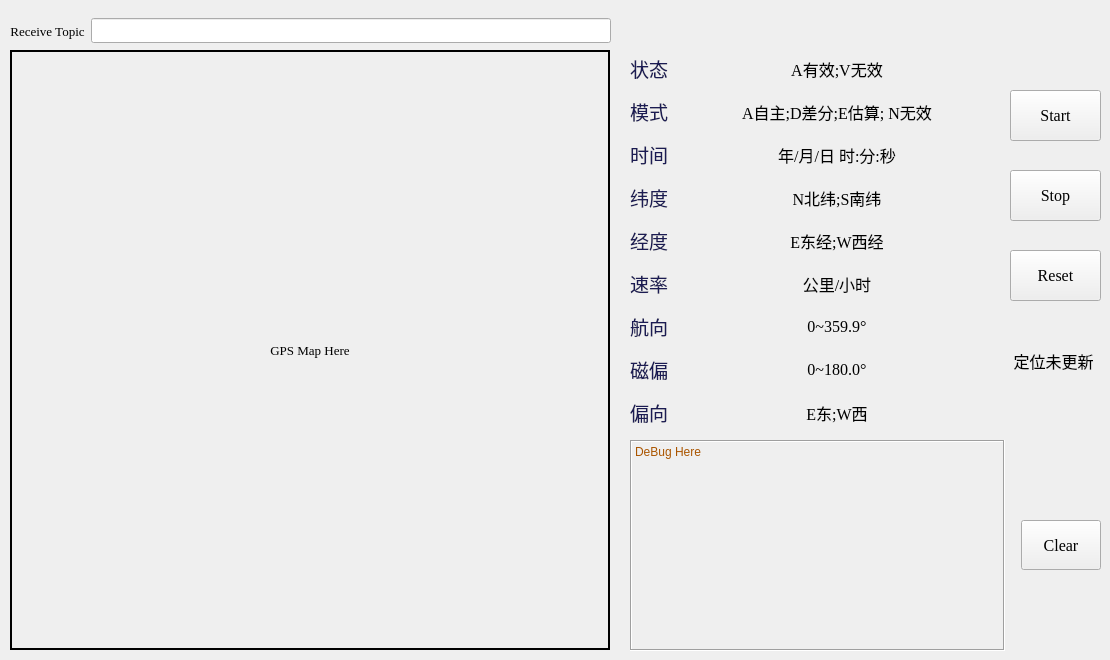
    <widget class="QWidget" name="tab">
     <attribute name="title">
      <string>  GPS  </string>
     </attribute>
     <widget class="QWidget" name="horizontalLayoutWidget_2">
      <property name="geometry">
       <rect>
        <x>10</x>
        <y>5</y>
        <width>601</width>
        <height>52</height>
       </rect>
      </property>
      <layout class="QHBoxLayout" name="horizontalLayout_4">
       <item>
        <widget class="QLabel" name="label_10">
         <property name="font">
          <font>
           <family>Times New Roman</family>
           <pointsize>10</pointsize>
          </font>
         </property>
         <property name="text">
          <string>Receive Topic</string>
         </property>
         <property name="textFormat">
          <enum>Qt::PlainText</enum>
         </property>
         <property name="alignment">
          <set>Qt::AlignCenter</set>
         </property>
        </widget>
       </item>
       <item>
        <widget class="QLineEdit" name="lineEdit_topic_rec">
         <property name="minimumSize">
          <size>
           <width>0</width>
           <height>25</height>
          </size>
         </property>
         <property name="font">
          <font>
           <family>Times New Roman</family>
           <pointsize>10</pointsize>
          </font>
         </property>
         <property name="text">
          <string/>
         </property>
        </widget>
       </item>
      </layout>
     </widget>
     <widget class="QLabel" name="label_img">
      <property name="geometry">
       <rect>
        <x>10</x>
        <y>50</y>
        <width>600</width>
        <height>600</height>
       </rect>
      </property>
      <property name="font">
       <font>
        <family>Times New Roman</family>
        <pointsize>10</pointsize>
       </font>
      </property>
      <property name="autoFillBackground">
       <bool>false</bool>
      </property>
      <property name="frameShape">
       <enum>QFrame::WinPanel</enum>
      </property>
      <property name="frameShadow">
       <enum>QFrame::Plain</enum>
      </property>
      <property name="lineWidth">
       <number>3</number>
      </property>
      <property name="midLineWidth">
       <number>0</number>
      </property>
      <property name="text">
       <string>GPS Map Here</string>
      </property>
      <property name="textFormat">
       <enum>Qt::PlainText</enum>
      </property>
      <property name="alignment">
       <set>Qt::AlignCenter</set>
      </property>
      <property name="margin">
       <number>5</number>
      </property>
     </widget>
     <widget class="QWidget" name="horizontalLayoutWidget">
      <property name="geometry">
       <rect>
        <x>630</x>
        <y>50</y>
        <width>370</width>
        <height>381</height>
       </rect>
      </property>
      <layout class="QHBoxLayout" name="horizontalLayout_3" stretch="0,1">
       <item>
        <layout class="QVBoxLayout" name="verticalLayout">
         <item>
          <widget class="QLabel" name="label">
           <property name="minimumSize">
            <size>
             <width>0</width>
             <height>30</height>
            </size>
           </property>
           <property name="font">
            <font>
             <family>华文行楷</family>
             <pointsize>14</pointsize>
            </font>
           </property>
           <property name="styleSheet">
            <string notr="true">color: rgb(27, 27, 83);</string>
           </property>
           <property name="text">
            <string>状态</string>
           </property>
          </widget>
         </item>
         <item>
          <widget class="QLabel" name="label_2">
           <property name="minimumSize">
            <size>
             <width>0</width>
             <height>30</height>
            </size>
           </property>
           <property name="font">
            <font>
             <family>华文行楷</family>
             <pointsize>14</pointsize>
            </font>
           </property>
           <property name="styleSheet">
            <string notr="true">color: rgb(27, 27, 83);</string>
           </property>
           <property name="text">
            <string>模式</string>
           </property>
          </widget>
         </item>
         <item>
          <widget class="QLabel" name="label_3">
           <property name="minimumSize">
            <size>
             <width>0</width>
             <height>30</height>
            </size>
           </property>
           <property name="font">
            <font>
             <family>华文行楷</family>
             <pointsize>14</pointsize>
            </font>
           </property>
           <property name="styleSheet">
            <string notr="true">color: rgb(27, 27, 83);</string>
           </property>
           <property name="text">
            <string>时间</string>
           </property>
          </widget>
         </item>
         <item>
          <widget class="QLabel" name="label_4">
           <property name="minimumSize">
            <size>
             <width>0</width>
             <height>30</height>
            </size>
           </property>
           <property name="font">
            <font>
             <family>华文行楷</family>
             <pointsize>14</pointsize>
            </font>
           </property>
           <property name="styleSheet">
            <string notr="true">color: rgb(27, 27, 83);</string>
           </property>
           <property name="text">
            <string>纬度</string>
           </property>
          </widget>
         </item>
         <item>
          <widget class="QLabel" name="label_5">
           <property name="minimumSize">
            <size>
             <width>0</width>
             <height>30</height>
            </size>
           </property>
           <property name="font">
            <font>
             <family>华文行楷</family>
             <pointsize>14</pointsize>
            </font>
           </property>
           <property name="styleSheet">
            <string notr="true">color: rgb(27, 27, 83);</string>
           </property>
           <property name="text">
            <string>经度</string>
           </property>
          </widget>
         </item>
         <item>
          <widget class="QLabel" name="label_6">
           <property name="minimumSize">
            <size>
             <width>0</width>
             <height>30</height>
            </size>
           </property>
           <property name="font">
            <font>
             <family>华文行楷</family>
             <pointsize>14</pointsize>
            </font>
           </property>
           <property name="styleSheet">
            <string notr="true">color: rgb(27, 27, 83);</string>
           </property>
           <property name="text">
            <string>速率</string>
           </property>
          </widget>
         </item>
         <item>
          <widget class="QLabel" name="label_7">
           <property name="minimumSize">
            <size>
             <width>0</width>
             <height>30</height>
            </size>
           </property>
           <property name="font">
            <font>
             <family>华文行楷</family>
             <pointsize>14</pointsize>
            </font>
           </property>
           <property name="styleSheet">
            <string notr="true">color: rgb(27, 27, 83);</string>
           </property>
           <property name="text">
            <string>航向</string>
           </property>
          </widget>
         </item>
         <item>
          <widget class="QLabel" name="label_8">
           <property name="minimumSize">
            <size>
             <width>0</width>
             <height>30</height>
            </size>
           </property>
           <property name="font">
            <font>
             <family>华文行楷</family>
             <pointsize>14</pointsize>
            </font>
           </property>
           <property name="styleSheet">
            <string notr="true">color: rgb(27, 27, 83);</string>
           </property>
           <property name="text">
            <string>磁偏</string>
           </property>
          </widget>
         </item>
         <item>
          <widget class="QLabel" name="label_9">
           <property name="minimumSize">
            <size>
             <width>0</width>
             <height>30</height>
            </size>
           </property>
           <property name="font">
            <font>
             <family>华文行楷</family>
             <pointsize>14</pointsize>
            </font>
           </property>
           <property name="styleSheet">
            <string notr="true">color: rgb(27, 27, 83);</string>
           </property>
           <property name="text">
            <string>偏向</string>
           </property>
          </widget>
         </item>
        </layout>
       </item>
       <item>
        <layout class="QVBoxLayout" name="verticalLayout_2">
         <property name="leftMargin">
          <number>0</number>
         </property>
         <item>
          <widget class="QLabel" name="label_status">
           <property name="minimumSize">
            <size>
             <width>0</width>
             <height>30</height>
            </size>
           </property>
           <property name="font">
            <font>
             <family>Times New Roman</family>
             <pointsize>12</pointsize>
             <weight>50</weight>
             <italic>false</italic>
             <bold>false</bold>
            </font>
           </property>
           <property name="frameShape">
            <enum>QFrame::NoFrame</enum>
           </property>
           <property name="text">
            <string>A有效;V无效</string>
           </property>
           <property name="textFormat">
            <enum>Qt::PlainText</enum>
           </property>
           <property name="scaledContents">
            <bool>false</bool>
           </property>
           <property name="alignment">
            <set>Qt::AlignCenter</set>
           </property>
          </widget>
         </item>
         <item>
          <widget class="QLabel" name="label_mode">
           <property name="minimumSize">
            <size>
             <width>0</width>
             <height>30</height>
            </size>
           </property>
           <property name="font">
            <font>
             <family>Times New Roman</family>
             <pointsize>12</pointsize>
             <weight>50</weight>
             <italic>false</italic>
             <bold>false</bold>
            </font>
           </property>
           <property name="frameShape">
            <enum>QFrame::NoFrame</enum>
           </property>
           <property name="text">
            <string>A自主;D差分;E估算; N无效</string>
           </property>
           <property name="textFormat">
            <enum>Qt::PlainText</enum>
           </property>
           <property name="scaledContents">
            <bool>false</bool>
           </property>
           <property name="alignment">
            <set>Qt::AlignCenter</set>
           </property>
          </widget>
         </item>
         <item>
          <widget class="QLabel" name="label_time">
           <property name="minimumSize">
            <size>
             <width>0</width>
             <height>30</height>
            </size>
           </property>
           <property name="font">
            <font>
             <family>Times New Roman</family>
             <pointsize>12</pointsize>
             <weight>50</weight>
             <italic>false</italic>
             <bold>false</bold>
            </font>
           </property>
           <property name="frameShape">
            <enum>QFrame::NoFrame</enum>
           </property>
           <property name="text">
            <string>年/月/日 时:分:秒</string>
           </property>
           <property name="textFormat">
            <enum>Qt::PlainText</enum>
           </property>
           <property name="scaledContents">
            <bool>false</bool>
           </property>
           <property name="alignment">
            <set>Qt::AlignCenter</set>
           </property>
          </widget>
         </item>
         <item>
          <widget class="QLabel" name="label_lat">
           <property name="minimumSize">
            <size>
             <width>0</width>
             <height>30</height>
            </size>
           </property>
           <property name="font">
            <font>
             <family>Times New Roman</family>
             <pointsize>12</pointsize>
             <weight>50</weight>
             <italic>false</italic>
             <bold>false</bold>
            </font>
           </property>
           <property name="frameShape">
            <enum>QFrame::NoFrame</enum>
           </property>
           <property name="text">
            <string>N北纬;S南纬</string>
           </property>
           <property name="textFormat">
            <enum>Qt::PlainText</enum>
           </property>
           <property name="scaledContents">
            <bool>false</bool>
           </property>
           <property name="alignment">
            <set>Qt::AlignCenter</set>
           </property>
          </widget>
         </item>
         <item>
          <widget class="QLabel" name="label_lon">
           <property name="minimumSize">
            <size>
             <width>0</width>
             <height>30</height>
            </size>
           </property>
           <property name="font">
            <font>
             <family>Times New Roman</family>
             <pointsize>12</pointsize>
             <weight>50</weight>
             <italic>false</italic>
             <bold>false</bold>
            </font>
           </property>
           <property name="frameShape">
            <enum>QFrame::NoFrame</enum>
           </property>
           <property name="text">
            <string>E东经;W西经</string>
           </property>
           <property name="textFormat">
            <enum>Qt::PlainText</enum>
           </property>
           <property name="scaledContents">
            <bool>false</bool>
           </property>
           <property name="alignment">
            <set>Qt::AlignCenter</set>
           </property>
          </widget>
         </item>
         <item>
          <widget class="QLabel" name="label_speed">
           <property name="minimumSize">
            <size>
             <width>0</width>
             <height>30</height>
            </size>
           </property>
           <property name="font">
            <font>
             <family>Times New Roman</family>
             <pointsize>12</pointsize>
             <weight>50</weight>
             <italic>false</italic>
             <bold>false</bold>
            </font>
           </property>
           <property name="frameShape">
            <enum>QFrame::NoFrame</enum>
           </property>
           <property name="text">
            <string>公里/小时</string>
           </property>
           <property name="textFormat">
            <enum>Qt::PlainText</enum>
           </property>
           <property name="scaledContents">
            <bool>false</bool>
           </property>
           <property name="alignment">
            <set>Qt::AlignCenter</set>
           </property>
          </widget>
         </item>
         <item>
          <widget class="QLabel" name="label_course">
           <property name="minimumSize">
            <size>
             <width>0</width>
             <height>30</height>
            </size>
           </property>
           <property name="font">
            <font>
             <family>Times New Roman</family>
             <pointsize>12</pointsize>
             <weight>50</weight>
             <italic>false</italic>
             <bold>false</bold>
            </font>
           </property>
           <property name="frameShape">
            <enum>QFrame::NoFrame</enum>
           </property>
           <property name="text">
            <string>0~359.9°</string>
           </property>
           <property name="textFormat">
            <enum>Qt::PlainText</enum>
           </property>
           <property name="scaledContents">
            <bool>false</bool>
           </property>
           <property name="alignment">
            <set>Qt::AlignCenter</set>
           </property>
          </widget>
         </item>
         <item>
          <widget class="QLabel" name="label_declination">
           <property name="minimumSize">
            <size>
             <width>0</width>
             <height>30</height>
            </size>
           </property>
           <property name="font">
            <font>
             <family>Times New Roman</family>
             <pointsize>12</pointsize>
             <weight>50</weight>
             <italic>false</italic>
             <bold>false</bold>
            </font>
           </property>
           <property name="frameShape">
            <enum>QFrame::NoFrame</enum>
           </property>
           <property name="text">
            <string>0~180.0°</string>
           </property>
           <property name="textFormat">
            <enum>Qt::PlainText</enum>
           </property>
           <property name="scaledContents">
            <bool>false</bool>
           </property>
           <property name="alignment">
            <set>Qt::AlignCenter</set>
           </property>
          </widget>
         </item>
         <item>
          <widget class="QLabel" name="label_declination_dir">
           <property name="minimumSize">
            <size>
             <width>0</width>
             <height>30</height>
            </size>
           </property>
           <property name="font">
            <font>
             <family>Times New Roman</family>
             <pointsize>12</pointsize>
             <weight>50</weight>
             <italic>false</italic>
             <bold>false</bold>
            </font>
           </property>
           <property name="frameShape">
            <enum>QFrame::NoFrame</enum>
           </property>
           <property name="text">
            <string>E东;W西</string>
           </property>
           <property name="textFormat">
            <enum>Qt::PlainText</enum>
           </property>
           <property name="scaledContents">
            <bool>false</bool>
           </property>
           <property name="alignment">
            <set>Qt::AlignCenter</set>
           </property>
          </widget>
         </item>
        </layout>
       </item>
      </layout>
     </widget>
     <widget class="QPushButton" name="pushButton_reset">
      <property name="geometry">
       <rect>
        <x>1010</x>
        <y>250</y>
        <width>91</width>
        <height>51</height>
       </rect>
      </property>
      <property name="font">
       <font>
        <family>Times New Roman</family>
        <pointsize>12</pointsize>
       </font>
      </property>
      <property name="cursor">
       <cursorShape>PointingHandCursor</cursorShape>
      </property>
      <property name="text">
       <string>Reset</string>
      </property>
     </widget>
     <widget class="QPushButton" name="pushButton_start">
      <property name="geometry">
       <rect>
        <x>1010</x>
        <y>90</y>
        <width>91</width>
        <height>51</height>
       </rect>
      </property>
      <property name="font">
       <font>
        <family>Times New Roman</family>
        <pointsize>12</pointsize>
       </font>
      </property>
      <property name="cursor">
       <cursorShape>PointingHandCursor</cursorShape>
      </property>
      <property name="text">
       <string>Start</string>
      </property>
     </widget>
     <widget class="QPushButton" name="pushButton_stop">
      <property name="geometry">
       <rect>
        <x>1010</x>
        <y>170</y>
        <width>91</width>
        <height>51</height>
       </rect>
      </property>
      <property name="font">
       <font>
        <family>Times New Roman</family>
        <pointsize>12</pointsize>
       </font>
      </property>
      <property name="cursor">
       <cursorShape>PointingHandCursor</cursorShape>
      </property>
      <property name="text">
       <string>Stop</string>
      </property>
     </widget>
     <widget class="QWidget" name="horizontalLayoutWidget_3">
      <property name="geometry">
       <rect>
        <x>630</x>
        <y>440</y>
        <width>471</width>
        <height>211</height>
       </rect>
      </property>
      <layout class="QHBoxLayout" name="horizontalLayout_5" stretch="2,0,0">
       <property name="sizeConstraint">
        <enum>QLayout::SetDefaultConstraint</enum>
       </property>
       <item>
        <widget class="QLabel" name="label_debug">
         <property name="autoFillBackground">
          <bool>false</bool>
         </property>
         <property name="styleSheet">
          <string notr="true">color: rgb(170, 85, 0);</string>
         </property>
         <property name="frameShape">
          <enum>QFrame::Box</enum>
         </property>
         <property name="frameShadow">
          <enum>QFrame::Sunken</enum>
         </property>
         <property name="text">
          <string>DeBug Here</string>
         </property>
         <property name="textFormat">
          <enum>Qt::PlainText</enum>
         </property>
         <property name="alignment">
          <set>Qt::AlignLeading|Qt::AlignLeft|Qt::AlignTop</set>
         </property>
         <property name="wordWrap">
          <bool>false</bool>
         </property>
         <property name="margin">
          <number>5</number>
         </property>
        </widget>
       </item>
       <item>
        <spacer name="horizontalSpacer">
         <property name="orientation">
          <enum>Qt::Horizontal</enum>
         </property>
         <property name="sizeHint" stdset="0">
          <size>
           <width>10</width>
           <height>20</height>
          </size>
         </property>
        </spacer>
       </item>
       <item>
        <widget class="QPushButton" name="pushButton_clear">
         <property name="minimumSize">
          <size>
           <width>0</width>
           <height>50</height>
          </size>
         </property>
         <property name="font">
          <font>
           <family>Times New Roman</family>
           <pointsize>12</pointsize>
          </font>
         </property>
         <property name="cursor">
          <cursorShape>PointingHandCursor</cursorShape>
         </property>
         <property name="text">
          <string>Clear</string>
         </property>
        </widget>
       </item>
      </layout>
     </widget>
     <widget class="QLabel" name="label_gpsupdate">
      <property name="geometry">
       <rect>
        <x>1013</x>
        <y>340</y>
        <width>81</width>
        <height>41</height>
       </rect>
      </property>
      <property name="font">
       <font>
        <family>隶书</family>
        <pointsize>12</pointsize>
       </font>
      </property>
      <property name="styleSheet">
       <string notr="true"/>
      </property>
      <property name="frameShape">
       <enum>QFrame::NoFrame</enum>
      </property>
      <property name="frameShadow">
       <enum>QFrame::Plain</enum>
      </property>
      <property name="text">
       <string>定位未更新</string>
      </property>
      <property name="textFormat">
       <enum>Qt::PlainText</enum>
      </property>
      <property name="alignment">
       <set>Qt::AlignCenter</set>
      </property>
     </widget>
    </widget>
